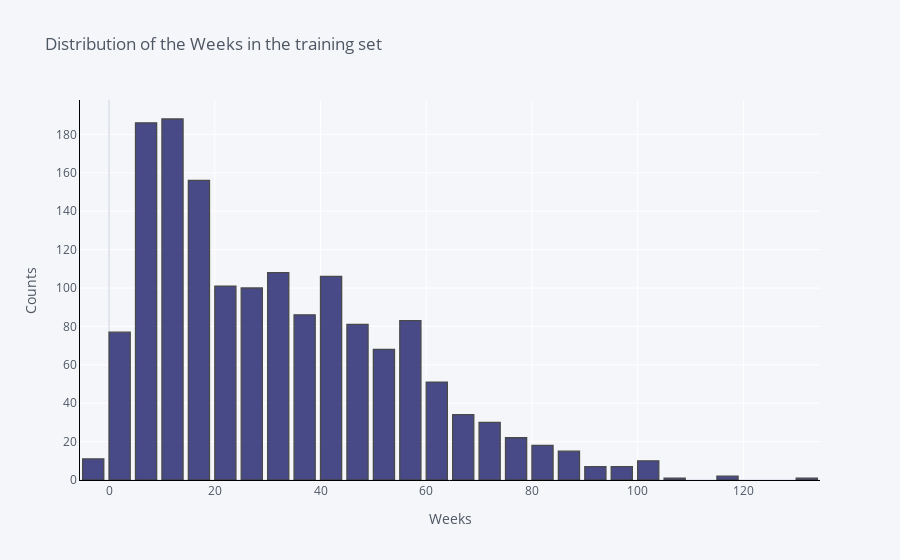

The cell this chart's notebook holds for it:
### Code cell
# Distribution of Weeks - Histogram

train_df['Weeks'].iplot(kind='hist',
                              xTitle='Weeks', 
                              yTitle='Counts',
                              linecolor='black', 
                              opacity=0.7,
                              color='#000058',
                              theme='pearl',
                              bargap=0.2,
                              gridcolor='white',
                              title='Distribution of the Weeks in the training set')

### Figure 1 — Plotly figure (JSON) as saved in the notebook; plotly's stock layout.template omitted (floating-point values rounded to 4 significant figures; data arrays with more than 128 entries replaced by an {"elided": "..."} marker saying what was removed)
{"data": [{"histfunc": "count", "histnorm": "", "marker": {"color": "rgba(0, 0, 88, 1.0)", "line": {"color": "#000000", "width": 1.3}}, "name": "Weeks", "opacity": 0.7, "orientation": "v", "type": "histogram", "x": {"elided": "1549 int values"}}], "layout": {"bargap": 0.2, "barmode": "overlay", "legend": {"bgcolor": "#F5F6F9", "font": {"color": "#4D5663"}}, "paper_bgcolor": "#F5F6F9", "plot_bgcolor": "#F5F6F9", "title": {"font": {"color": "#4D5663"}, "text": "Distribution of the Weeks in the training set"}, "xaxis": {"gridcolor": "white", "linecolor": "black", "showgrid": true, "tickfont": {"color": "#4D5663"}, "title": {"font": {"color": "#4D5663"}, "text": "Weeks"}, "zerolinecolor": "#E1E5ED", "type": "linear", "range": [-5.5, 134.5], "autorange": true}, "yaxis": {"gridcolor": "white", "linecolor": "black", "showgrid": true, "tickfont": {"color": "#4D5663"}, "title": {"font": {"color": "#4D5663"}, "text": "Counts"}, "zerolinecolor": "#E1E5ED", "range": [0, 197.9], "autorange": true}, "autosize": true}}
